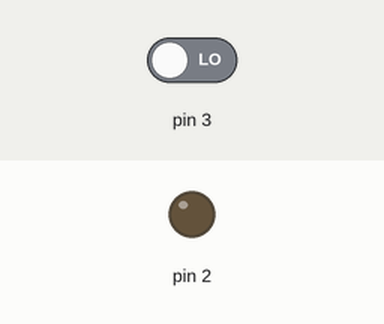
Recording of a sketch running on a simulated Arduino Uno, built with avr-gcc and run on an emulated ATmega328P. On the bench: output pins drawn as LEDs (lit = HIGH). Inputs (shaded band) come from the test bench; at power-on: pin 3 LOW.

Above: at 1.2 s.
1.3 s: pin 3 driven HIGH
At 1.7 s:
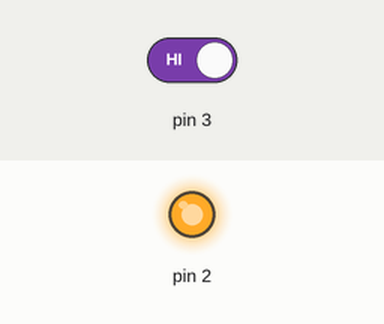
2.8 s: pin 3 driven LOW
At 4.0 s:
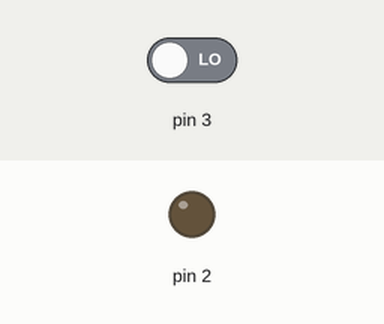
Timing chart, 0 to 5.8 s (numbered marks = the images above; inputs shaded):
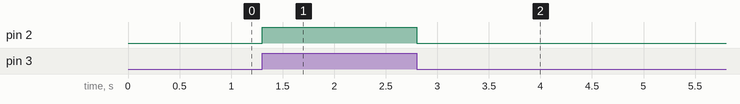

Measured:
- after the input at 1.3 s, pin 2: LOW → HIGH at once
- after the input at 2.8 s, pin 2: HIGH → LOW at once

The sketch:

session06_iut.ino
```cpp
void setup()
{
    pinMode(2, OUTPUT);
    pinMode(3, INPUT);
}

void loop()
{
  digitalWrite(2, digitalRead(3));
}
```
